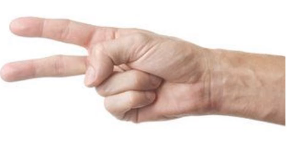
#> input picture tesoura.png, 287 x 142 px
$ python main.py
#> lines starting #> are read from the running program, lines starting #| are printed output that depends on the picture
import cv2
import numpy as np


def carregaMatches(des1, des2):
    bf = cv2.BFMatcher(cv2.NORM_HAMMING, crossCheck = True)
    matches = bf.match(des1, des2)
    matches = sorted(matches, key=lambda x:x.distance)
    return matches

def resultado(e1, e2, pe, pd):
    # definição do vitorioso dependendo da escolha do jogador
    if escolha1 == "tesoura" and escolha2 == "papel" or escolha1 == "pedra" and escolha2 == "tesoura" or escolha1 == "papel" and escolha2 == "pedra":
        cv2.putText(output, "esquerda ganhou", (340, 150), font, 1, (255, 255, 0), 2, cv2.LINE_4)
        pe += 0.01
    elif escolha1 == "tesoura" and escolha2 == "pedra" or escolha1 == "pedra" and escolha2 == "papel" or escolha1 == "papel" and escolha2 == "tesoura":
        cv2.putText(output, "direita ganhou", (340, 150), font, 1, (100, 0, 100), 2, cv2.LINE_4)
        pd += 0.01
    elif escolha1 == escolha2:
        cv2.putText(output, "empate", (400, 150), font, 1, (0, 125, 255), 2, cv2.LINE_4)

    return pe, pd


# carrega as imagens
tesoura = cv2.imread('tesoura.png',0)
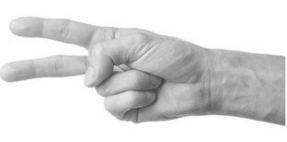
#> tesoura: shape (142, 287); min 64, max 255, mean 217.2
pedra = cv2.imread('pedra.png', 0)
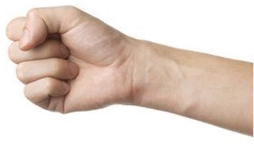
#> input picture pedra.png, 254 x 152 px
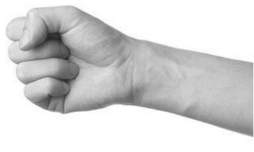
#> pedra: shape (152, 254); min 34, max 255, mean 214
papel = cv2.imread('papel.png', 0)
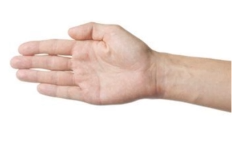
#> input picture papel.png, 232 x 144 px
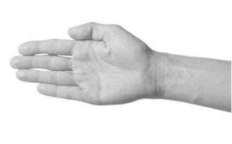
#> papel: shape (144, 232); min 103, max 255, mean 228.7

# leitura do vídeo
#> (the run stopped early here; a loop or call above may not have finished)
